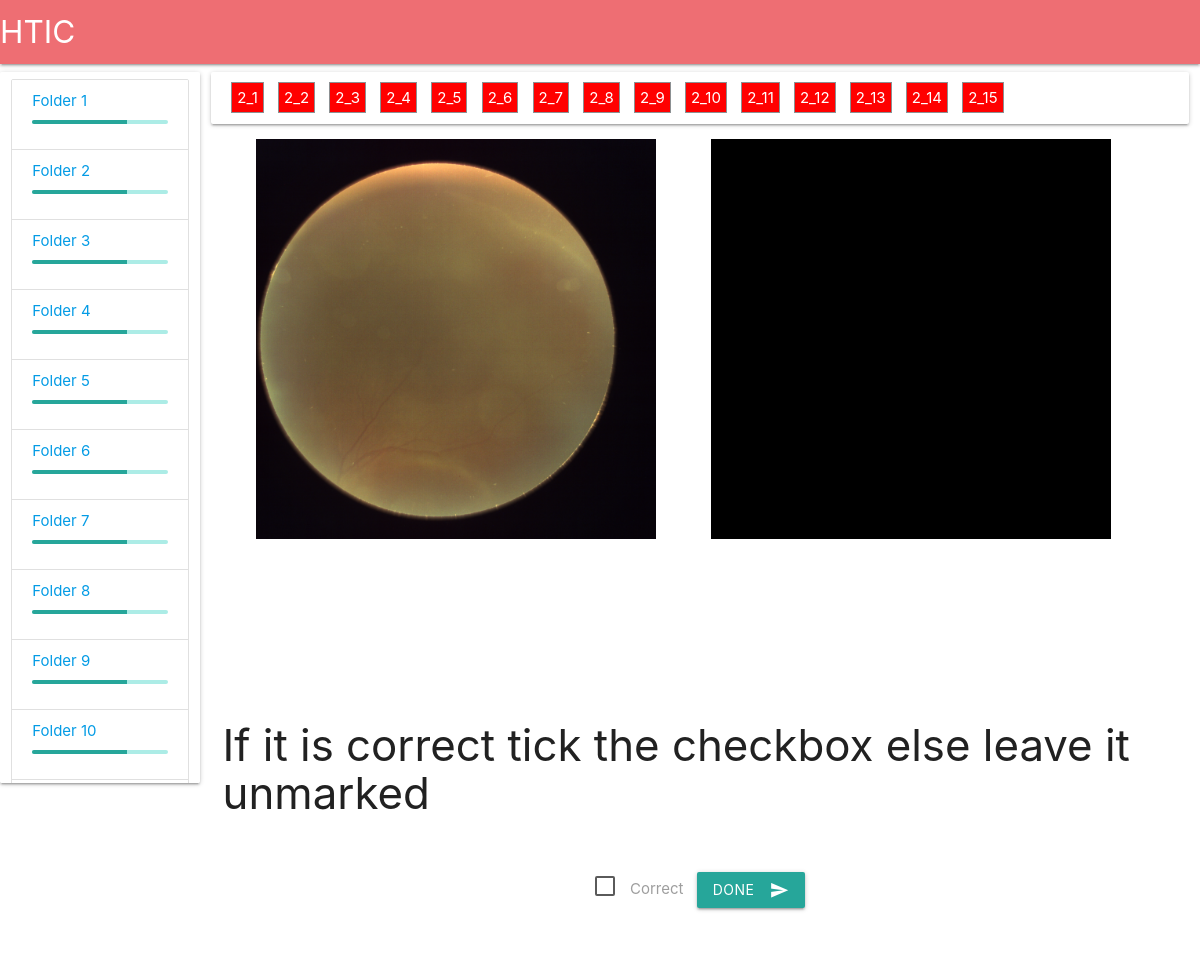
The page /doceval/2/2/ on the database as committed earlier.
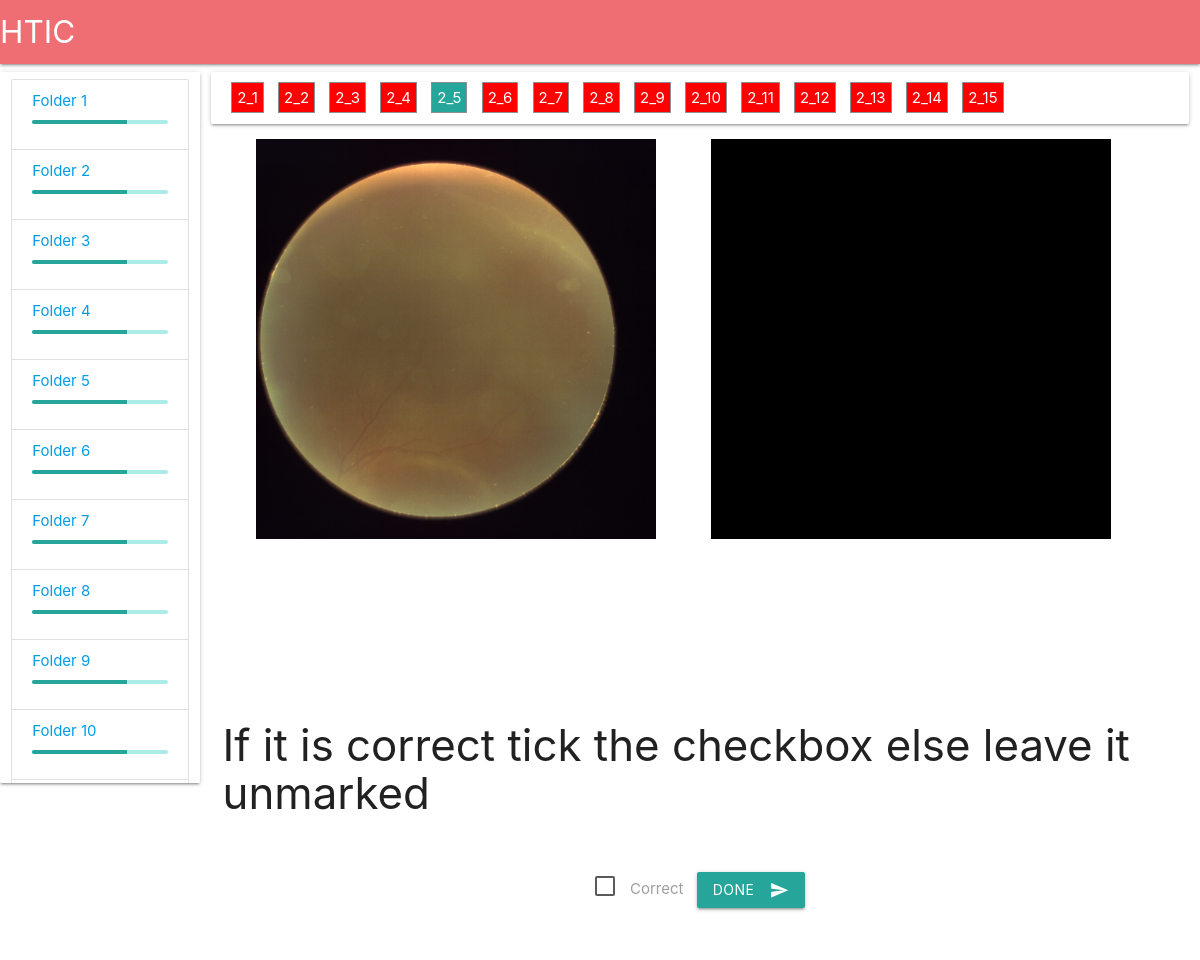
The same page on the database as committed later.
### app/models.py (models this page shows)
class Docinfo(models.Model):
    foldername = models.CharField(max_length = 50)
    filename   = models.CharField(max_length = 50)
    iscomplete = models.CharField(max_length=10)
    iscorrect  = models.CharField(max_length=10)

### app/views.py (the view)
# urls.py: url(r'^doceval/(?P<foldername>\d+)/(?P<fileno>\d+)/$',tool_annot),
def tool_annot(request,foldername,fileno):
    docinfo = Docinfo.objects.all()
    foldernames = Docinfo.objects.values('foldername').distinct()
    filenames = Docinfo.objects.all().filter(foldername = foldername)
    return render(request,'annot.html',{'foldernames':foldernames,'filenames':filenames,'foldername':foldername,'fileno':fileno})

### app/templates/annot.html (shortened to what this page needs)
<!DOCTYPE html>
<html>
<head>
    <link rel="stylesheet" href="https://cdnjs.cloudflare.com/ajax/libs/materialize/1.0.0-beta/css/materialize.min.css">
</head>
<body>
        <nav id="nav">
                <div class="nav-wrapper">
                  <a href="#" class="brand-logo">HTIC</a>
                </div>
         </nav>
    <div class="row">
           <div id="scroll" class="col s2 card">
                <ul class="collection">
                        {% for each in foldernames %}
                        <li class="collection-item section scrollspy" ><a  href="/doceval/{{each.foldername}}"><div>Folder {{each.foldername}}</div></a><div class="progress"><div class="determinate" style="width:70%"></div></div></li>
                        {% endfor %}
                         </ul>
           </div>
           <div class="col s10">
                <div id="Hscroll" class="filename card"  style="padding:1em;overflow-x: scroll ">
                    {% for each in filenames %}
                    <a  style="border: 1px solid #8c9092;padding: 5px;margin: 5px;background:{% if each.iscomplete in "true" %}rgb(38, 166, 154){% else %}rgb(255, 0, 0) {% endif %};color:white" href="/doceval/{{each.foldername}}/{{each.filename}}">{{each.foldername}}_{{each.filename}}</a>
                    {% endfor %}
                </div>
                <div class="row ">
                    <div class=" col s12">
                        <div class="col s6" style="display:grid">
                        <img id="img" class="center-align" src="/media/{{foldername}}/img/{{fileno}}.png" alt="Hist" width="400" height="400" style="margin:0 auto" >
                    </div>
                    <div class="col s6">
                            <img id="img1" src="/media/{{foldername}}/mask/{{fileno}}.png" alt="Hist" width="400" height="400" style="margin:0 auto">
                    </div>
                    <h1><p id="feedback" style="visibility:hidden">Submitted</p></h1>
                    <div class="col s12" >
                                <h3><p>If it is correct tick the checkbox else leave it unmarked</p></h3>
                                  <p class="center-align" style="padding:10px" >
                                    <label style="margin-right:10px">
                                      <span>Correct</span>
                                    </label>
                                    <button type="button" class="btn waves-effect waves-light" id="done"> <i class="material-icons right">send</i> Done</button>
                                  </p>
                    </div>
                </div>
                </div>
         </div>
    </div>
</body>
</html>

Rows that differ between the two databases and show on the page:
changed Docinfo (number 5 of 15 on the later page): iscomplete "false" → "true" (drawn)
